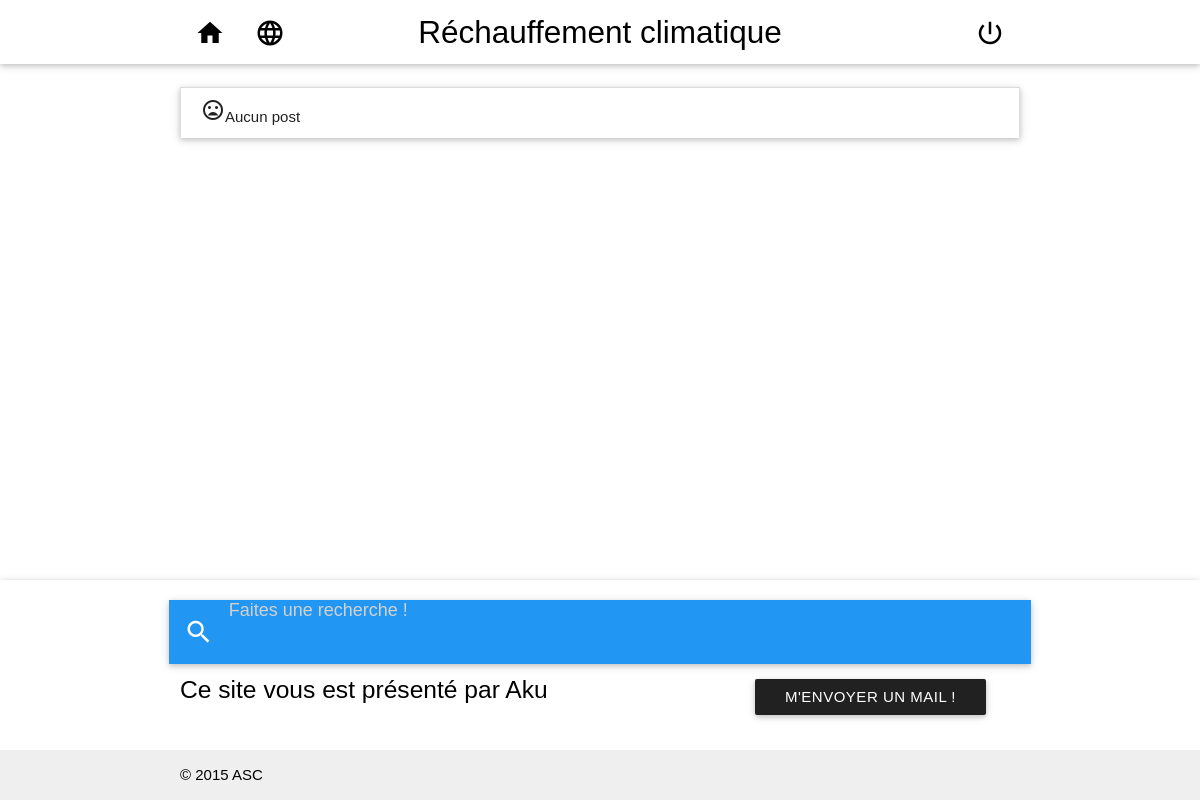
Before: /forum/subject/2/ with the older database file.
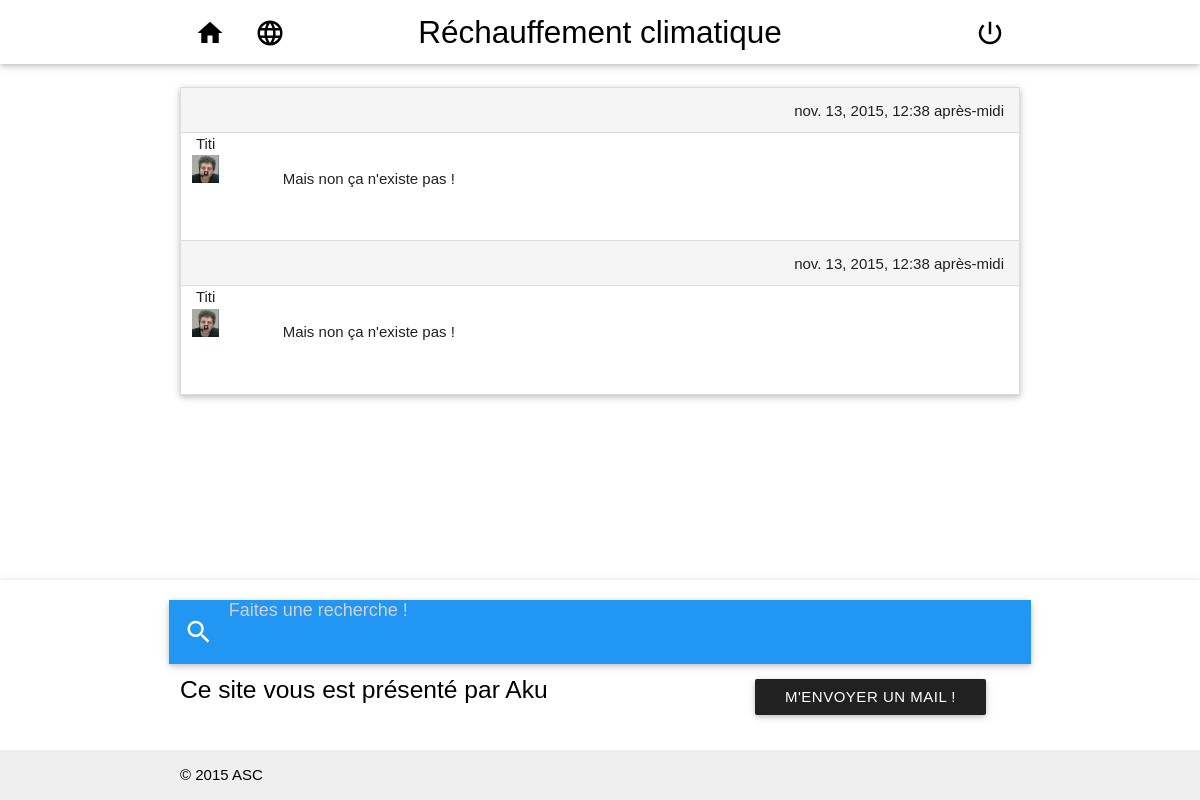
After: the same page with the newer database file.
### forum/models.py (models this page shows, shortened)
class Subject(models.Model):
	title = models.CharField(max_length=100, unique=True)
	theme = models.ForeignKey(Theme)
	subtheme = models.ForeignKey(SubTheme)
	objects = SubjectManager()

class Post(models.Model):
	title = models.CharField(max_length=100, default='')
	content = models.TextField()
	date_creation = models.DateTimeField(auto_now_add=True)
	date_modification = models.DateTimeField(auto_now=True)
	theme = models.ForeignKey(Theme)
	subtheme = models.ForeignKey(SubTheme)
	subject = models.ForeignKey(Subject)
	profile = models.ForeignKey(Profile)
	objects = PostManager()

class Profile(models.Model):
	pseudo = models.CharField(max_length=100, default='', unique=True)
	firstname = models.CharField(max_length=100, default='')
	lastname = models.CharField(max_length=100, default='')
	birthdate = models.DateField(blank=True)
	image = models.ImageField(upload_to='forum/profiles/', default='profiles/Profil.jpg', storage=OverwriteStorage())
	previous_login = models.DateTimeField(blank=True)
	user = models.ForeignKey(settings.AUTH_USER_MODEL)
	objects = ProfileManager()

### forum/forum.py (the view)
# urls.py: url(r'^subject/(?P<subject_id>[0-9]+)/$', forum.subject, name='subject'),
def subject(request, subject_id):
	try:
		subject = Subject.objects.get(id=subject_id)
		context = {'pagetitle': subject.title, 'subject': subject}
		if request.method == 'POST':
			form = AddPostForm(request.POST)
			if form.is_valid():
				profile = Profile.objects.get(user=request.user)
				title = form.cleaned_data['title']
				if len(title) == 0:
					title = subject.title
				content = form.cleaned_data['content']
				post = Post.objects.create_post(subject, profile, title, content)
				logger.info(post.title + ' created')
				form = AddPostForm()
			else:
				error_list = []
				for e in dict(form.errors):
					error_list.append('Le champ ' + form[e].label + ' a une erreur : ' + form.errors[e].as_text()[2:])
				context['error'] = '\n'.join(error_list)
		else:
			if request.user.is_authenticated():
				profile = Profile.objects.get(user=request.user)
				UnreadPost.objects.filter(profile=profile, subject=subject).delete()
				logger.debug('UnreadPosts of ' + subject.title + ' deleted for ' + profile.pseudo)
			form = AddPostForm()
		posts = Post.objects.filter(subject=subject)
		posts_dtos = [PostDto(post) for post in posts]
		context['posts'] = posts_dtos
		context['form'] = form
		return render(request, "subject.html", context)
	except ObjectDoesNotExist:
		return redirect('forum')

### forum/forms.py
class AddPostForm(forms.Form):
	title = forms.CharField(label='Titre', max_length=100, required=False, widget=forms.TextInput(attrs={'class': 'validate', 'length': '100'}))
	content = forms.CharField(label='Contenu', required=True, widget=forms.Textarea())

### forum/templates/subject.html (shortened to what this page needs)
{% extends "base.html" %}
{% block content %}
{% load staticfiles %}
{% load wysiwyg %}
<main class="container">
	<section class="section">
		<ul class="collapsible" data-collapsible="expandable">
			{% for post in posts %}
				<li id="post{{ post.id }}">
					<div class="collapsible-header active grey lighten-4">
						<div class="right">
							<span class="date-modif">{{ post.date_modification }}</span>
						</div>
					</div>
					<div class="collapsible-body white">
						<div class="row post">
							{% if user.is_authenticated %}
								<a href="{% url 'profileinfos' post.profile.id %}" class="col s1 profil-infos center">
									{{ post.profile.pseudo }}
									<img src="/{{ post.profile.image }}" alt="<Image de profil>" class="responsive-img col s12">
								</a>
							{% else %}
								<div class="col s1 profil-infos center">
									{{ post.profile.pseudo }}
									<img src="/{{ post.profile.image }}" alt="<Image de profil>" class="responsive-img col s12">
								</div>
							{% endif %}
							<div class="col s11 justify post-content">
								{{ post.content|safe }}
							</div>
						</div>
					</div>
				</li>
			{% empty %}
				<div class="collection">
					<li class="collection-item">
						<i class="material-icons">mood_bad</i>Aucun post
					</li>
				</div>
			{% endfor %}
		</ul>
	</section>
</main>
{% endblock content %}

### forum/templates/base.html (shortened to what this page needs)
<!DOCTYPE html>
<html lang="fr">
	{% load staticfiles %}
	<head>
		<link href="{% static 'css/materialize.min.css' %}" rel="stylesheet">
		<link href="{% static 'css/font-awesome.min.css' %}" rel="stylesheet" >
		<link href="{% static 'css/forum.css' %}" rel="stylesheet">
	</head>
    <body class="{{ background_color }}">
		{% include "fragments/navbar.html" %}
		{% block content %}{% endblock content %}
		{% include "fragments/footer.html" %}
    </body>
</html>

### forum/templates/fragments/navbar.html (shortened to what this page needs)
<nav class="white" role="navigation">
	<div class="nav-wrapper container">
		{% if not noprofile %}
		<ul class="left hide-on-med-and-down">
			<li>
				<a href="{% url 'forumindex' %}" class="tooltipped waves-effect" data-position="bottom" data-tooltip="Accueil">
					<i class="material-icons black-text">home</i>
				</a>
			</li>
			<li>
				<a href="{% url 'forum' %}" class="tooltipped waves-effect" data-position="bottom" data-tooltip="Forum">
					<i class="material-icons black-text">language</i>
				</a>
			</li>
		</ul>
		{% endif %}
		<span class="center brand-logo black-text">{{ pagetitle }}</span>
		{% if not noprofile %}
		<ul class="right">
			<li>
				{% if user.is_authenticated %}
					<a class="dropdown-button tooltipped" href="#!" data-activates="dropdown-connected" data-position="left" data-tooltip="Options">
						<i class="material-icons black-text">settings</i>
					</a>
					<ul id="dropdown-connected" class="dropdown-content icons-only white">
						<li>
							<a href="{% url 'logout' request.get_full_path %}" class="tooltipped waves-effect waves-light center" data-position="left" data-tooltip="Déconnexion">
								<i class="material-icons black-text">cancel</i>
							</a>
						</li>
						<li>
							<a href="{% url 'profile' %}" class="tooltipped waves-effect waves-light center" data-position="left" data-tooltip="Profil">
								<i class="material-icons black-text">face</i>
							</a>
						</li>
					</ul>
				{% else %}
					<a href="#modal-connection" class="modal-trigger tooltipped waves-effect" data-position="bottom" data-tooltip="Connexion">
						<i class="material-icons black-text">power_settings_new</i>
					</a>
				{% endif %}
			</li>
		</ul>
		{% endif %}
	</div>
</nav>

### forum/templates/fragments/footer.html
<footer class="page-footer white">
	<div class="container">
		<div class="row">
			<nav>
				<div class="nav-wrapper blue">
					<form method="GET" action="{% url 'search' %}">
						<div class="input-field">
							<input id="search-input" type="search" name="search" placeholder="Faites une recherche !" required>
							<label for="search-input">
								<i class="material-icons">search</i>
							</label>
							<i class="material-icons">close</i>
						</div>
					</form>
				</div>
			</nav>
			<div class="col l6 s12">
				<h5 class="black-text">Ce site vous est présenté par Aku</h5>
			</div>
			<div class="col l4 offset-l2 s12">
				<ul>
					<li>
						<a class="btn waves-effect waves-light grey darken-4 white-text" href="mailto:nicola_c@etna-alternance.net">M'envoyer un mail !</a>
					</li>
				</ul>
			</div>
		</div>
	</div>
	<div class="footer-copyright black-text">
		<div class="container">© 2015 ASC</div>
	</div>
</footer>

### forum/static/css/forum.css (style rules this page uses)
html { font-family: GillSans, Calibri, Trebuchet, sans-serif; text-align: justify; text-justify: inter-word; }
body { display: flex; min-height: 100vh; flex-direction: column; }
main { flex: 1 0 auto; }
.justify { text-align: justify; text-justify: inter-word; }
footer { box-shadow: 0px 2px 5px 0px rgba(0, 0, 0, 0.16), 0px 2px 10px 0px rgba(0, 0, 0, 0.12); }
.post-content { margin-top: 5px; }

Changed rows visible on the page:
added Post: date_modification "nov. 13, 2015, 12:38 après-midi", content "Mais non ça n'existe pas !"
now on this page (row edited): Profile: profile.pseudo "Titi" "Titi", profile.image (picture)
added Post: date_modification "nov. 13, 2015, 12:38 après-midi", content "Mais non ça n'existe pas !"
Other visible differences:
text no longer shown: "Aucun post"
